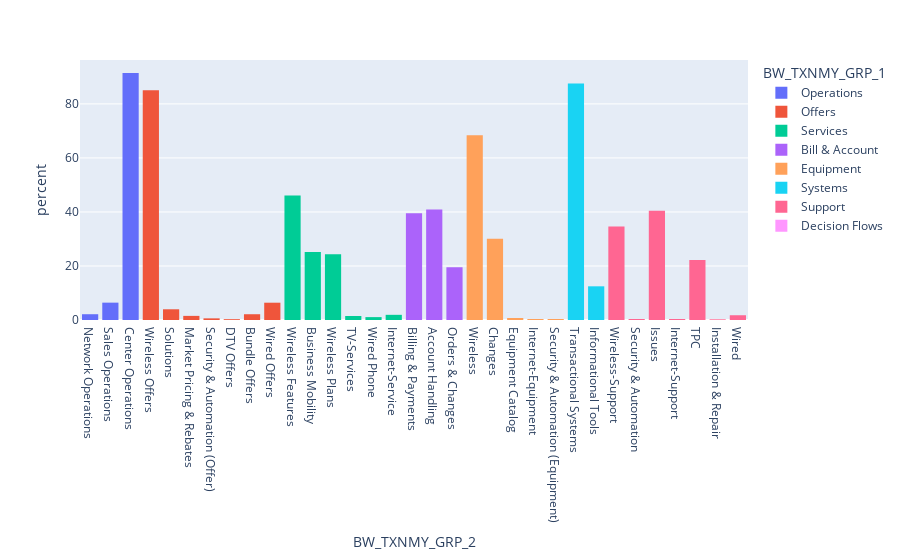

Notebook source saved alongside this figure:
### Code cell
print ('Count of G2:', len(df['BW_TXNMY_GRP_2'].unique()))
fig = px.histogram(df, x='BW_TXNMY_GRP_2',color='BW_TXNMY_GRP_1', nbins=10, histnorm='percent')
fig.show()

### Figure 1 — Plotly figure (JSON) as saved in the notebook; plotly's stock layout.template omitted (floating-point values rounded to 4 significant figures; data arrays with more than 128 entries replaced by an {"elided": "..."} marker saying what was removed)
{"data": [{"alignmentgroup": "True", "bingroup": "x", "histnorm": "percent", "hovertemplate": "BW_TXNMY_GRP_1=Operations<br>BW_TXNMY_GRP_2=%{x}<br>percent=%{y}<extra></extra>", "legendgroup": "Operations", "marker": {"color": "#636efa", "pattern": {"shape": ""}}, "name": "Operations", "nbinsx": 10, "offsetgroup": "Operations", "orientation": "v", "showlegend": true, "type": "histogram", "x": {"elided": "798 str values"}, "xaxis": "x", "yaxis": "y"}, {"alignmentgroup": "True", "bingroup": "x", "histnorm": "percent", "hovertemplate": "BW_TXNMY_GRP_1=Offers<br>BW_TXNMY_GRP_2=%{x}<br>percent=%{y}<extra></extra>", "legendgroup": "Offers", "marker": {"color": "#EF553B", "pattern": {"shape": ""}}, "name": "Offers", "nbinsx": 10, "offsetgroup": "Offers", "orientation": "v", "showlegend": true, "type": "histogram", "x": {"elided": "328 str values"}, "xaxis": "x", "yaxis": "y"}, {"alignmentgroup": "True", "bingroup": "x", "histnorm": "percent", "hovertemplate": "BW_TXNMY_GRP_1=Services<br>BW_TXNMY_GRP_2=%{x}<br>percent=%{y}<extra></extra>", "legendgroup": "Services", "marker": {"color": "#00cc96", "pattern": {"shape": ""}}, "name": "Services", "nbinsx": 10, "offsetgroup": "Services", "orientation": "v", "showlegend": true, "type": "histogram", "x": {"elided": "479 str values"}, "xaxis": "x", "yaxis": "y"}, {"alignmentgroup": "True", "bingroup": "x", "histnorm": "percent", "hovertemplate": "BW_TXNMY_GRP_1=Bill & Account<br>BW_TXNMY_GRP_2=%{x}<br>percent=%{y}<extra></extra>", "legendgroup": "Bill & Account", "marker": {"color": "#ab63fa", "pattern": {"shape": ""}}, "name": "Bill & Account", "nbinsx": 10, "offsetgroup": "Bill & Account", "orientation": "v", "showlegend": true, "type": "histogram", "x": {"elided": "501 str values"}, "xaxis": "x", "yaxis": "y"}, {"alignmentgroup": "True", "bingroup": "x", "histnorm": "percent", "hovertemplate": "BW_TXNMY_GRP_1=Equipment<br>BW_TXNMY_GRP_2=%{x}<br>percent=%{y}<extra></extra>", "legendgroup": "Equipment", "marker": {"color": "#FFA15A", "pattern": {"shape": ""}}, "name": "Equipment", "nbinsx": 10, "offsetgroup": "Equipment", "orientation": "v", "showlegend": true, "type": "histogram", "x": {"elided": "266 str values"}, "xaxis": "x", "yaxis": "y"}, {"alignmentgroup": "True", "bingroup": "x", "histnorm": "percent", "hovertemplate": "BW_TXNMY_GRP_1=Systems<br>BW_TXNMY_GRP_2=%{x}<br>percent=%{y}<extra></extra>", "legendgroup": "Systems", "marker": {"color": "#19d3f3", "pattern": {"shape": ""}}, "name": "Systems", "nbinsx": 10, "offsetgroup": "Systems", "orientation": "v", "showlegend": true, "type": "histogram", "x": {"elided": "425 str values"}, "xaxis": "x", "yaxis": "y"}, {"alignmentgroup": "True", "bingroup": "x", "histnorm": "percent", "hovertemplate": "BW_TXNMY_GRP_1=Support<br>BW_TXNMY_GRP_2=%{x}<br>percent=%{y}<extra></extra>", "legendgroup": "Support", "marker": {"color": "#FF6692", "pattern": {"shape": ""}}, "name": "Support", "nbinsx": 10, "offsetgroup": "Support", "orientation": "v", "showlegend": true, "type": "histogram", "x": {"elided": "808 str values"}, "xaxis": "x", "yaxis": "y"}, {"alignmentgroup": "True", "bingroup": "x", "histnorm": "percent", "hovertemplate": "BW_TXNMY_GRP_1=Decision Flows<br>BW_TXNMY_GRP_2=%{x}<br>percent=%{y}<extra></extra>", "legendgroup": "Decision Flows", "marker": {"color": "#FF97FF", "pattern": {"shape": ""}}, "name": "Decision Flows", "nbinsx": 10, "offsetgroup": "Decision Flows", "orientation": "v", "showlegend": true, "type": "histogram", "x": [null, null, null, null, null, null, null, null, null], "xaxis": "x", "yaxis": "y"}], "layout": {"barmode": "relative", "legend": {"title": {"text": "BW_TXNMY_GRP_1"}, "tracegroupgap": 0}, "margin": {"t": 60}, "xaxis": {"anchor": "y", "domain": [0, 1], "title": {"text": "BW_TXNMY_GRP_2"}}, "yaxis": {"anchor": "x", "domain": [0, 1], "title": {"text": "percent"}}}}
